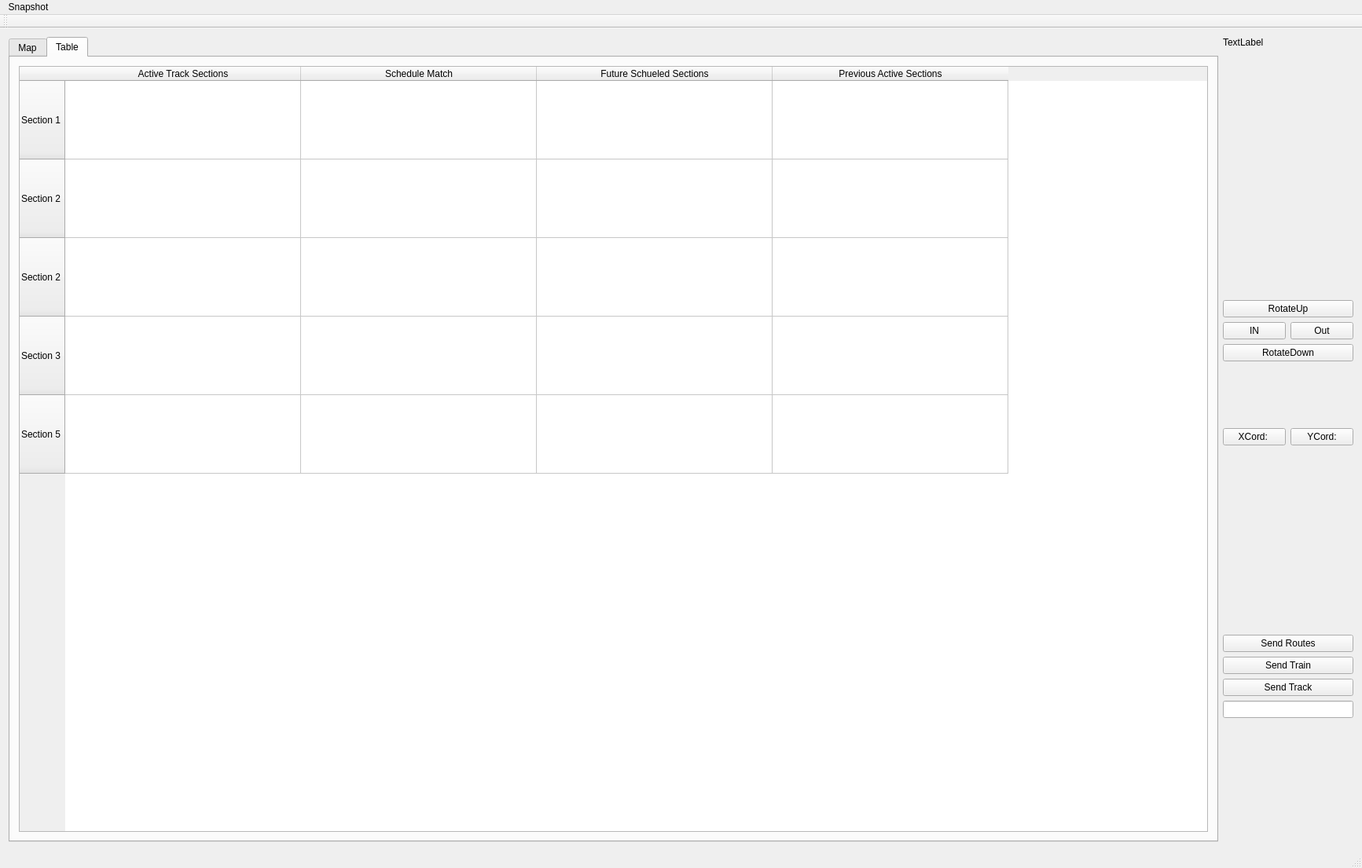
<?xml version="1.0" encoding="UTF-8"?>
<ui version="4.0">
 <class>MainWindow</class>
 <widget class="QMainWindow" name="MainWindow">
  <property name="geometry">
   <rect>
    <x>0</x>
    <y>0</y>
    <width>1733</width>
    <height>1105</height>
   </rect>
  </property>
  <property name="windowTitle">
   <string>MainWindow</string>
  </property>
  <widget class="QWidget" name="centralWidget">
   <layout class="QHBoxLayout" name="horizontalLayout_3">
    <item>
     <widget class="QTabWidget" name="tabWidget">
      <property name="currentIndex">
       <number>1</number>
      </property>
      <widget class="QWidget" name="tab_5">
       <attribute name="title">
        <string>Map</string>
       </attribute>
       <layout class="QGridLayout" name="gridLayout_2">
        <item row="0" column="0">
         <widget class="QGraphicsView" name="graphicsView"/>
        </item>
       </layout>
      </widget>
      <widget class="QWidget" name="tab_6">
       <attribute name="title">
        <string>Table</string>
       </attribute>
       <layout class="QGridLayout" name="gridLayout_3">
        <item row="0" column="0" rowspan="2" colspan="2">
         <widget class="QTableWidget" name="tableWidget">
          <property name="sizePolicy">
           <sizepolicy hsizetype="Expanding" vsizetype="Expanding">
            <horstretch>0</horstretch>
            <verstretch>0</verstretch>
           </sizepolicy>
          </property>
          <property name="sizeIncrement">
           <size>
            <width>90</width>
            <height>0</height>
           </size>
          </property>
          <attribute name="horizontalHeaderDefaultSectionSize">
           <number>300</number>
          </attribute>
          <attribute name="verticalHeaderDefaultSectionSize">
           <number>100</number>
          </attribute>
          <row>
           <property name="text">
            <string>Section 1</string>
           </property>
          </row>
          <row>
           <property name="text">
            <string>Section 2</string>
           </property>
          </row>
          <row>
           <property name="text">
            <string>Section 2</string>
           </property>
          </row>
          <row>
           <property name="text">
            <string>Section 3</string>
           </property>
          </row>
          <row>
           <property name="text">
            <string>Section 5</string>
           </property>
          </row>
          <column>
           <property name="text">
            <string>Active Track Sections</string>
           </property>
          </column>
          <column>
           <property name="text">
            <string>Schedule Match</string>
           </property>
          </column>
          <column>
           <property name="text">
            <string>Future Schueled Sections</string>
           </property>
          </column>
          <column>
           <property name="text">
            <string>Previous Active Sections</string>
           </property>
          </column>
         </widget>
        </item>
        <item row="1" column="1">
         <widget class="QLabel" name="label">
          <property name="text">
           <string/>
          </property>
         </widget>
        </item>
       </layout>
      </widget>
     </widget>
    </item>
    <item>
     <layout class="QGridLayout" name="gridLayout">
      <item row="4" column="1">
       <spacer name="verticalSpacer_5">
        <property name="orientation">
         <enum>Qt::Vertical</enum>
        </property>
        <property name="sizeHint" stdset="0">
         <size>
          <width>20</width>
          <height>40</height>
         </size>
        </property>
       </spacer>
      </item>
      <item row="1" column="0" colspan="2">
       <spacer name="verticalSpacer_3">
        <property name="orientation">
         <enum>Qt::Vertical</enum>
        </property>
        <property name="sizeHint" stdset="0">
         <size>
          <width>20</width>
          <height>40</height>
         </size>
        </property>
       </spacer>
      </item>
      <item row="0" column="0">
       <widget class="QLabel" name="label_2">
        <property name="text">
         <string>TextLabel</string>
        </property>
       </widget>
      </item>
      <item row="3" column="0" colspan="2">
       <layout class="QHBoxLayout" name="horizontalLayout_2">
        <item>
         <widget class="QPushButton" name="pushButton_4">
          <property name="text">
           <string>XCord: </string>
          </property>
         </widget>
        </item>
        <item>
         <widget class="QPushButton" name="pushButton_5">
          <property name="text">
           <string>YCord:</string>
          </property>
         </widget>
        </item>
       </layout>
      </item>
      <item row="2" column="0" colspan="2">
       <layout class="QVBoxLayout" name="verticalLayout">
        <item>
         <spacer name="verticalSpacer">
          <property name="orientation">
           <enum>Qt::Vertical</enum>
          </property>
          <property name="sizeHint" stdset="0">
           <size>
            <width>20</width>
            <height>40</height>
           </size>
          </property>
         </spacer>
        </item>
        <item>
         <widget class="QPushButton" name="pushButton">
          <property name="text">
           <string>RotateUp</string>
          </property>
         </widget>
        </item>
        <item>
         <layout class="QHBoxLayout" name="horizontalLayout">
          <item>
           <widget class="QPushButton" name="Zoom">
            <property name="text">
             <string>IN</string>
            </property>
           </widget>
          </item>
          <item>
           <widget class="QPushButton" name="OutButton">
            <property name="text">
             <string>Out</string>
            </property>
           </widget>
          </item>
         </layout>
        </item>
        <item>
         <widget class="QPushButton" name="pushButton_2">
          <property name="text">
           <string>RotateDown</string>
          </property>
         </widget>
        </item>
        <item>
         <spacer name="verticalSpacer_2">
          <property name="orientation">
           <enum>Qt::Vertical</enum>
          </property>
          <property name="sizeHint" stdset="0">
           <size>
            <width>20</width>
            <height>40</height>
           </size>
          </property>
         </spacer>
        </item>
       </layout>
      </item>
      <item row="6" column="0" colspan="2">
       <layout class="QVBoxLayout" name="verticalLayout_2">
        <item>
         <widget class="QPushButton" name="sendButtonTrain">
          <property name="text">
           <string>Send Train</string>
          </property>
         </widget>
        </item>
        <item>
         <widget class="QPushButton" name="sendButtonTrack">
          <property name="text">
           <string>Send Track</string>
          </property>
         </widget>
        </item>
        <item>
         <widget class="QLineEdit" name="lineEdit"/>
        </item>
        <item>
         <spacer name="verticalSpacer_4">
          <property name="orientation">
           <enum>Qt::Vertical</enum>
          </property>
          <property name="sizeHint" stdset="0">
           <size>
            <width>20</width>
            <height>40</height>
           </size>
          </property>
         </spacer>
        </item>
       </layout>
      </item>
      <item row="5" column="0" colspan="2">
       <widget class="QPushButton" name="pushButton_3">
        <property name="text">
         <string>Send Routes</string>
        </property>
       </widget>
      </item>
     </layout>
    </item>
   </layout>
   <zorder>tabWidget</zorder>
   <zorder>verticalSpacer_3</zorder>
   <zorder>verticalSpacer_2</zorder>
  </widget>
  <widget class="QMenuBar" name="menuBar">
   <property name="geometry">
    <rect>
     <x>0</x>
     <y>0</y>
     <width>1733</width>
     <height>38</height>
    </rect>
   </property>
   <widget class="QMenu" name="menuSnapshot">
    <property name="title">
     <string>Snapshot</string>
    </property>
    <addaction name="actionSaveAs"/>
   </widget>
   <addaction name="menuSnapshot"/>
  </widget>
  <widget class="QToolBar" name="mainToolBar">
   <attribute name="toolBarArea">
    <enum>TopToolBarArea</enum>
   </attribute>
   <attribute name="toolBarBreak">
    <bool>false</bool>
   </attribute>
  </widget>
  <widget class="QStatusBar" name="statusBar"/>
  <action name="actionSaveAs">
   <property name="text">
    <string>SaveAs</string>
   </property>
  </action>
 </widget>
 <layoutdefault spacing="6" margin="11"/>
 <resources/>
 <connections/>
</ui>
